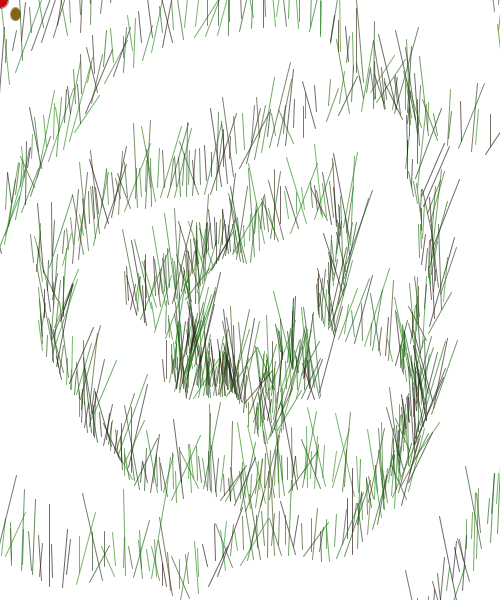
Frame 1 (no input)
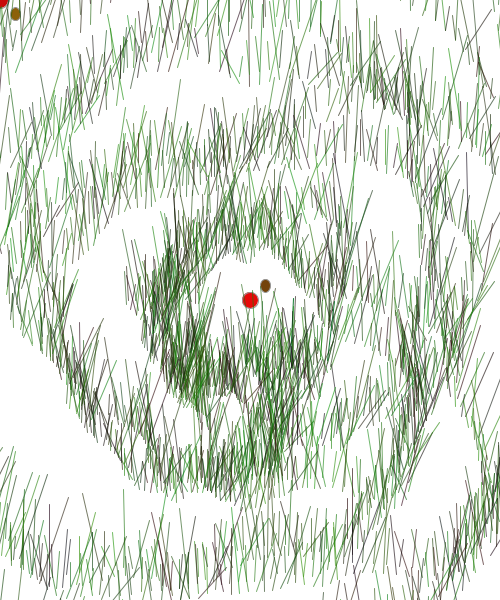
Frame 2 (the mouse pressed at the canvas centre, redrawn once)

The Processing sketch that drew these frames (run headless with seeded random() and noise(); the mouse was pressed at the canvas centre and the sketch redrawn once):

// Processing sketch: processing_48817
// ── processing_48817.pde

  //author:Robertlun,ncku arch
//purpose: homework. grass
//concept: click mouse to get more  grasses and locate the fruits.
//reference: from the teacher"Sheng-Fen Nik Chien."
  
  float x, y;
  float lastx = -800;
  float lasty = +800;
void setup() {
  size(500,600);
  background(255);
  strokeWeight(2);
  smooth();
  noLoop();
//frameRate(2);

}
 
void draw() {
  strokeWeight(1);
stroke(150);  
fill(random(100,255),10,10);
ellipse( mouseX,mouseY,16,16);
fill(random(100,255),random(50,100),10);
ellipse( mouseX-random(-30,30),mouseY+random(-20,20),10,13);

  float radius = 130;
  int centX = 230;
  int centY = 350;
 
  stroke(20, 120, 50);
  radius = 20;
 
  float radiusNoise = random(20);
  for (float ang=0; ang<=360*4; ang+=2) { 
    radiusNoise += 0.05;
    radius += 0.5;
    float thisRadius = radius + (noise(radiusNoise)*200) - 50;                
    float rad = radians(ang);                                  
    x = centX + (thisRadius * cos(rad));
    y = centY + (thisRadius * sin(rad)); 
    // the code that really form part of a circle
    if (lastx > -800) {
//line(x,y,lastx,lasty);
line(x+10,y+10,x + random(50) - 10, y - 20 - random(60));
stroke(random(10,50), random(150) ,random(25),160);
line(x,y,x + random(10) - 5, y - 20 - random(20));
    }
    lastx = x;
    lasty = y;
   
  }
}


void mousePressed() {
  redraw();
  
      
}
